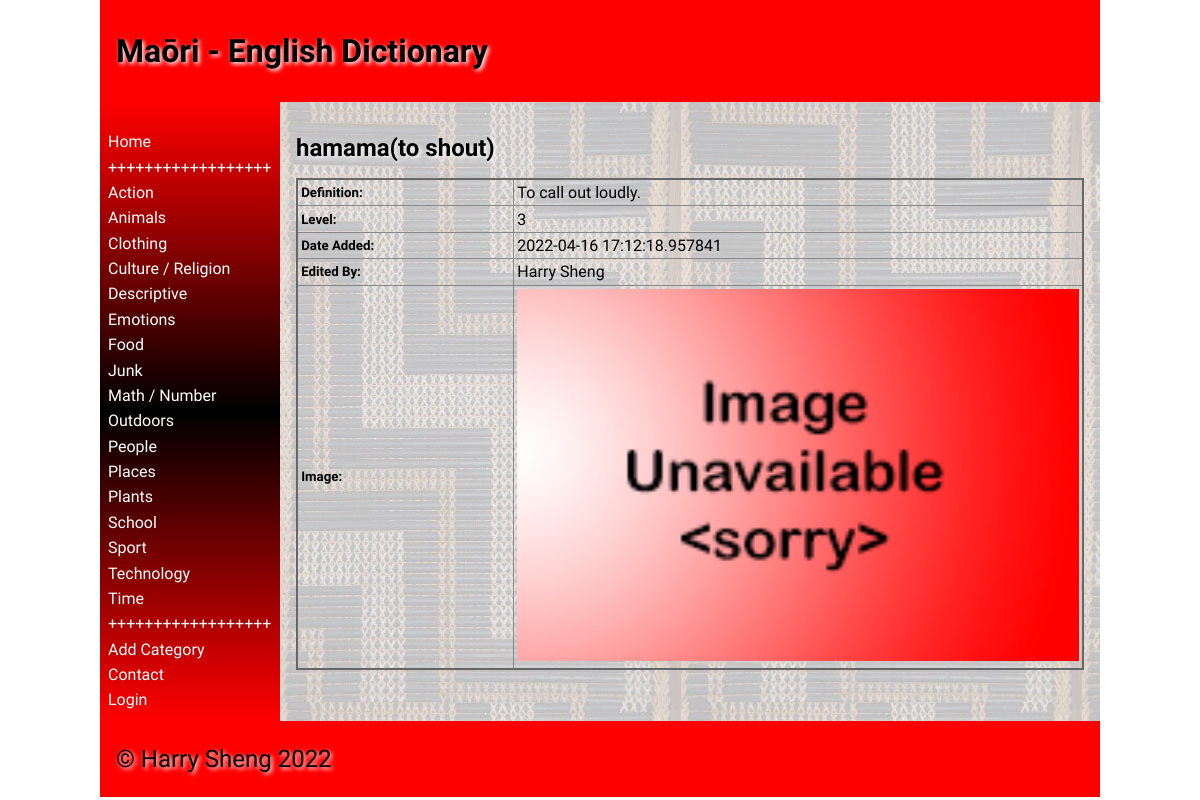
The app's page /word/1 with its own data.
### tables this page shows
CREATE TABLE "categories"
(
	id integer
		constraint Dictionary_pk
			primary key autoincrement,
	category varchar(30)
);

CREATE TABLE "Words"
(
    id          integer
        constraint Words_pk
            primary key,
    maori       varchar(30),
    english     varchar(30),
    category    varchar(30),
    definition  varchar(300),
    level       integer(10),
    image       varchar(30),
    user_id     integer
        references User,
    timestamp   datatime,
    category_id integer
        constraint Words_category_id_fk
            references categories
, username varchar(30));

### app.py (the view, shortened to what this page needs)
@app.route('/word/<wordid>', methods=['POST', 'GET'])
def word(wordid):
    con = create_connection(DATABASE)
    query = "SELECT id, maori, english, definition, level, timestamp, user_id, image, username FROM Words WHERE id = ?" # get the data from database
    cur = con.cursor()
    cur.execute(query, (wordid,)) # execute query
    words = cur.fetchall() # put words into a list
    con.close()
    return render_template('word.html', logged_in=is_logged_in(), categories=category_list(), words=words,
                           logged_in_teacher=is_logged_in_teacher())

### app.py (called while the page is built)
def create_connection(db_file):
    try:
        connection = sqlite3.connect(db_file)
        connection.execute('pragma foreign_keys=ON')
        return connection
    except Error as e:
        print(e)
    return None

def is_logged_in():
    if session.get("email") is None:  # if there is no email the user are not logged in
        print("not logged in")
        return False
    else:
        print("logged in")
        return True

def is_logged_in_teacher():
    if session.get("teacher") == "Y":  # if the user is the teacher
        print("logged in as teacher")
        return True
    else:
        print("logged in as student")
        return False

def category_list():
    con = create_connection(DATABASE)
    query = "SELECT id, category FROM categories ORDER BY category ASC"  # select category fom
    cur = con.cursor()
    cur.execute(query) # execute the query
    category_list = cur.fetchall()
    cur.close()
    return category_list

### templates/word.html (shortened to what this page needs)
{% extends 'base.html' %}
{% block heading %}Maōri - English Dictionary{% endblock %}
{% block main %}
    {%  for word in words %}
    <h2>{{ word[1] }}({{ word[2] }}){% if logged_in_teacher %}<a href="/deleteword/{{ word[0]}}/{{ word[1] }}">- Delete Word</a>{% endif %}</h2>
    {% endfor %}
<table class="cart-table">
    {%  for word in words %}
    <thead>
    <tr>
        <td><h5>Definition:</h5></td>
        <td>{{ word[3] }}</td>
    </tr>
    <tr>
        <td><h5>Level:</h5></td>
        <td>{{ word[4] }}</td>
    </tr>
    <tr>
        <td><h5>Date Added:</h5></td>
        <td>{{ word[5] }}</td>
    </tr>
    <tr>
        <td><h5>Edited By:</h5></td>
        <td>{{ word[8] }}</td>
    </tr>
    <tr>
        <td><h5>Image:</h5></td>
        <td><img src="/static/images/{{ word[7] }}.jpg"  alt=""></td>
    </tr>
    </thead>
    {% endfor %}
</table>
{% endblock %}

### templates/base.html (shortened to what this page needs)
<!doctype html>
<html lang="en">
<head>
	<link href="{{ url_for('static', filename='css/style.css') }}" rel="stylesheet">
</head>
<body>
	<div id="container">
		<header>
			<h1>{% block heading %}{% endblock %}</h1>
		</header>
		<nav>
			<ul>
                <li><a href="\">Home</a></li>
                <li><a>++++++++++++++++++</a></li>
                <div class="category">
                {% for category in categories %}
                <tr>
                    <li><a href="/category/{{ category[0]}}">{{ category[1]}}</a></li>
                </tr>
                {% endfor %}
                </div>
                <li><a>++++++++++++++++++</a></li>
                <li><a href="/add_category">Add Category</a></li>
                <li><a href="/contact">Contact</a></li>
                {% if logged_in %}
                    <li><a href="/logout">Log Out(Logged as {{ session.first_name }})</a></li>
				{% else %}
                    <li><a href="/login">Login</a></li>
                {% endif %}
			</ul>
		</nav>
		<main>
            {% block main%}{% endblock %}
        </main>
		<footer>
			<p>
				&copy; Harry Sheng 2022
			</p>
		</footer>
	</div>
</body>
</html>

### static/css/style.css (style rules this page uses)
* { font-family: Comfortaa, sans-serif; margin: 0; padding: 0; box-sizing: border-box; }
#container { display: grid; grid-template-columns: 75px auto; grid-template-areas: 'nav header' 'main main' 'footer footer'; }
header { grid-area: header; background-color: #f00; padding: 1rem; }
nav { grid-area: nav; }
main { grid-area: main; padding: 1rem; background-color: #edd; }
h1, h2, h3, h4 { padding: 1rem 0; font-family: 'Suez One', serif; color: #000; text-shadow: 2px 2px 4px #fff; }
p { padding: 0.5rem 0; }
a { color: #222; }
img { width: 100%; }
table { width: 100%; border: 2px solid #666; border-collapse: collapse; }
th, td { border: 1px solid #888; padding: 0.2rem; text-align: left; }
footer { grid-area: footer; padding: 1rem; background-color: #f00; }
footer p { color: #000; text-shadow: 2px 2px 4px #fff; font-size: 1.5rem; }
@media only screen and (min-width: 768px) { #container { grid-template-columns: 180px auto; grid-template-areas: 'header header' 'nav main' 'footer footer'; } }
@media only screen and (min-width: 768px) { nav { background: linear-gradient(180deg, rgba(255,0,0,1) 0%, rgba(0, 0, 0, 1) 50%, rgba(255,0,0,1) 100%); padding: 0.5rem; } }
@media only screen and (min-width: 768px) { nav ul { list-style: none; } }
@media only screen and (min-width: 768px) { nav li { padding: 0.2rem 0; } }
@media only screen and (min-width: 768px) { nav a { color: #fff; text-decoration: none; } }
@media only screen and (min-width: 768px) { main { background-image: url('/static/images/poutama.jpg'); } }
@media only screen and (min-width: 1000px) { #container { width: 1000px; margin: auto; } }

### records on screen
categories: category "Action"
categories: category "Animals"
categories: category "Clothing"
categories: category "Culture / Religion"
categories: category "Descriptive"
categories: category "Emotions"
categories: category "Food"
categories: category "Junk"
categories: category "Math / Number"
categories: category "Outdoors"
categories: category "People"
categories: category "Places"
categories: category "Plants"
categories: category "School"
categories: category "Sport"
categories: category "Technology"
categories: category "Time"
Words: maori "hamama", english "to shout", definition "To call out loudly.", level "3", timestamp "2022-04-16 17:12:18.957841", username "Harry Sheng", image (placeholder picture)
